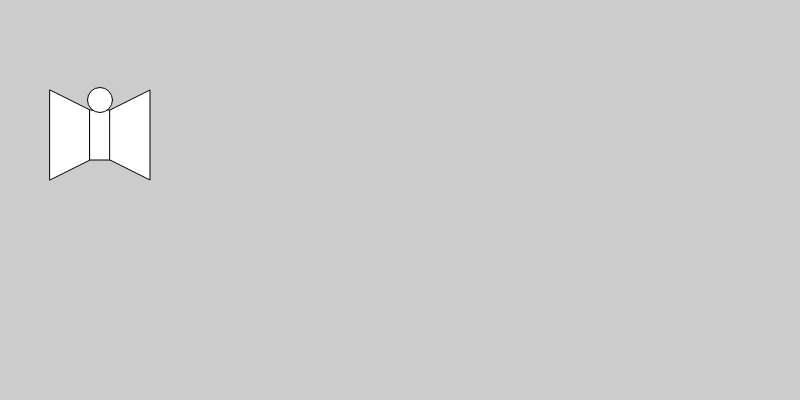
Frame 1 (no input)
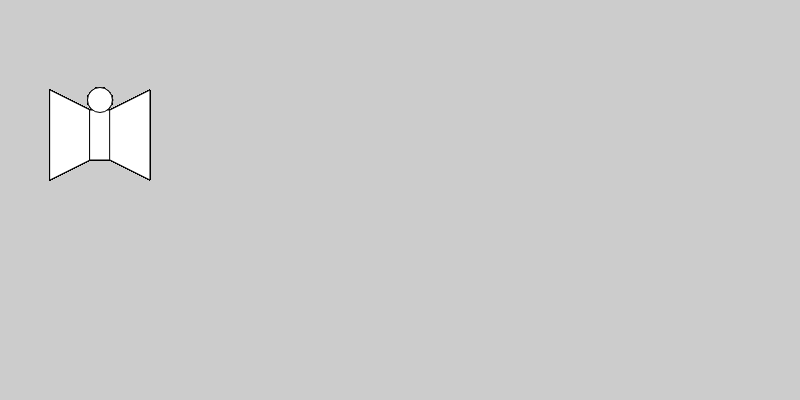
Frame 60 (no input)
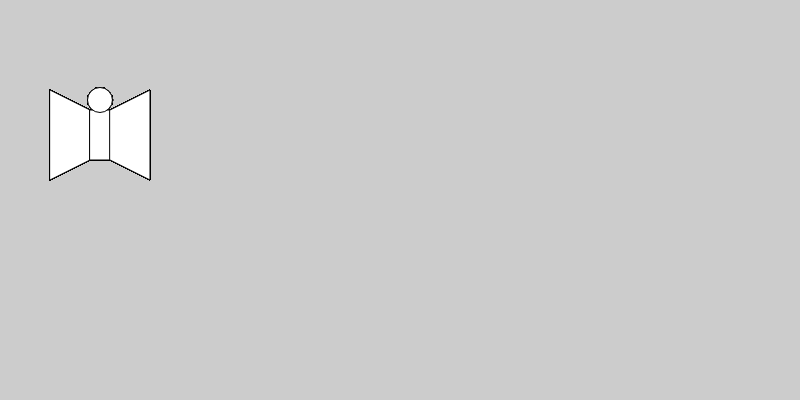
Frame 120 (the mouse pressed at the canvas centre since frame 60)

The p5.js sketch that drew these frames (run headless with seeded random() and noise() and a simulated clock; from frame 60 on, the mouse is pressed at the canvas centre):

// p5.js sketch
// ── sketch.js
function setup() {
  createCanvas(800, 400);
  background(204);
}

function draw() {
  quad(50, 90, 90, 110, 90, 160, 50, 180);
  rect(90, 110, 25, 50);
  quad(110, 110, 150, 90, 150, 180, 110, 160);
  ellipse(100, 100, 25, 25);
}
